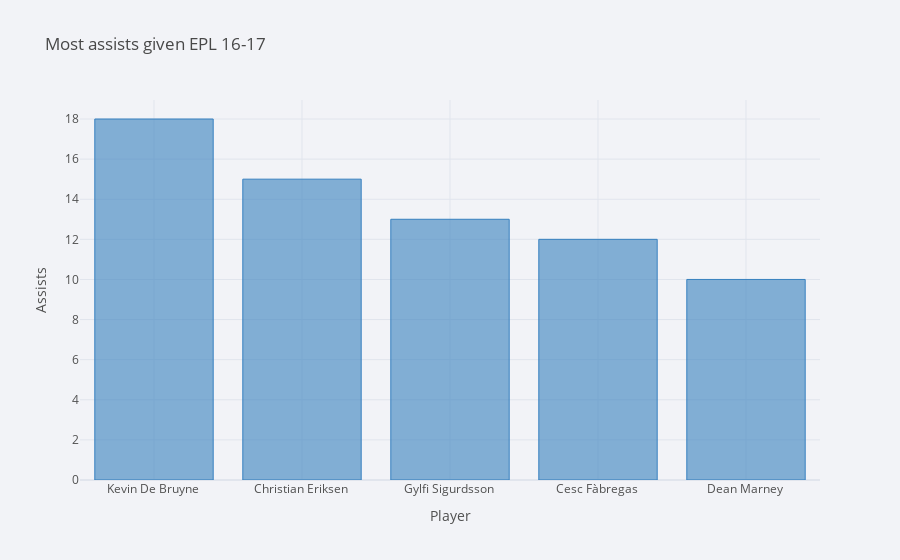

The cell this chart's notebook holds for it:
### Code cell
most_assists = prem17.nlargest(5, ['Assists'])

most_assists.iplot(kind='bar', x='Name', y='Assists', title='Most assists given EPL 16-17', xTitle='Player', yTitle='Assists', color='blue', theme='polar', )

### Figure 1 — Plotly figure (JSON) as saved in the notebook; plotly's stock layout.template omitted (floating-point values rounded to 4 significant figures)
{"data": [{"marker": {"color": "rgba(55, 128, 191, 0.6)", "line": {"color": "rgba(55, 128, 191, 1.0)", "width": 1}}, "name": "Assists", "orientation": "v", "text": "", "type": "bar", "x": ["Kevin De Bruyne ", "Christian Eriksen ", "Gylfi Sigurdsson ", "Cesc Fàbregas ", "Dean Marney "], "y": [18, 15, 13, 12, 10]}], "layout": {"legend": {"bgcolor": "#F2F3F7", "font": {"color": "#505050"}}, "paper_bgcolor": "#F2F3F7", "plot_bgcolor": "#F2F3F7", "title": {"font": {"color": "#484848"}, "text": "Most assists given EPL 16-17"}, "xaxis": {"gridcolor": "#E1E5ED", "showgrid": true, "tickfont": {"color": "#505050"}, "title": {"font": {"color": "#505050"}, "text": "Player"}, "zerolinecolor": "#E1E5ED"}, "yaxis": {"gridcolor": "#E1E5ED", "showgrid": true, "tickfont": {"color": "#505050"}, "title": {"font": {"color": "#505050"}, "text": "Assists"}, "zerolinecolor": "#E1E5ED"}}}
